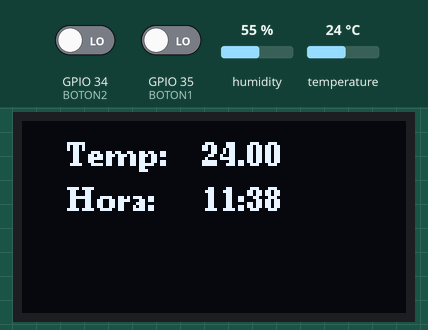
Simulated run of this sketch. Board: ESP32. Parts: 128×64 one-colour display. The inputs (shaded band) are chosen by the test bench; at power-on: GPIO 34 (BOTON2) LOW, GPIO 35 (BOTON1) LOW, humidity 55 %, temperature 24 °C. The local clock reads 2024-03-15 10:24:30 at power-on unless the sketch sets it; what the sketch prints to the serial monitor is not drawn.

Above: at 1.2 s.
1.3 s: GPIO 34 (BOTON2) driven HIGH and GPIO 35 (BOTON1) driven HIGH
Timing chart, 0 to 4.3 s (numbered marks = the images above; inputs shaded):
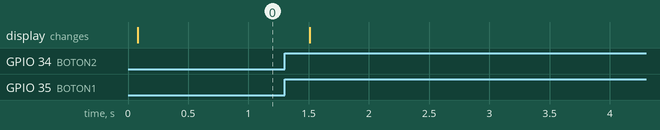

The sketch:

Codigo_St_Reloj.ino
```cpp
//VESSVESSIAN, BAIRROS, KANG, SAGGIORATTO

#include <ESP32Time.h>

#include <U8g2lib.h>
#include <U8x8lib.h>

#include <DHT.h>
#include <DHT_U.h>

#include <Adafruit_Sensor.h>
U8G2_SH1106_128X64_NONAME_F_HW_I2C u8g2(U8G2_R0, /* reset=*/U8X8_PIN_NONE);
void Maquina(float t, int EstadoBoton1, int EstadoBoton2);
#define DHTPIN 23
#define DHTTYPE DHT11
#define P1 200
#define P2 300
#define ESPERA1 400
#define ESPERA2 700
#define SUMAHORA 500
#define SUMAMIN 600
#define BOTON1 35
#define BOTON2 34
int hora;
int minute;
int boton1;
int boton2;
ESP32Time rtc(0);
int estado;
DHT dht(DHTPIN, DHTTYPE);
void setup() {
  Serial.begin(9600);
  rtc.setTime(30, 38, 11, 25, 4, 2025);  //SETEO UNA HORA ESPECIFICA, SEGUNDOS, MINUTOS, HORAS, DIA, MES, AÑO
  Serial.println(F("OLED test"));
  pinMode(BOTON1, INPUT);
  pinMode(BOTON2, INPUT);
  u8g2.begin();              //INICIALIZO EL OLED
  dht.begin();               //INICIALIZO EL SENSOR DE TEMPERATURA
  hora = rtc.getHour();      //ME GUARDO LA HORA QUE ESTABA SETEADA
  minute = rtc.getMinute();  //ME GUARDO LOS MINUTOS QUE ESTABAN SETEADOS
  estado = P1;
}

void loop() {
  float t = dht.readTemperature();
  boton1 = digitalRead(BOTON1);
  boton2 = digitalRead(BOTON2);
  Maquina(t, boton1, boton2);
  delay(100);
}
void Maquina(float t, int EstadoBoton1, int EstadoBoton2) {
  char stringt[6];
  char stringtiempo[10];
  sprintf(stringt, "%.2f", t);  // HAGO QUE LA TEMPERATURA SE PUEDA GUARDAR COMO UN STRING
  switch (estado) {
    case P1:
      sprintf(stringtiempo, "%02d:%02d  ", rtc.getHour(), rtc.getMinute());  //HAGO QUE EL HORARIO SE PUEDA GUARDAR COMO UN STRING TENIENDO LOS DOS VALORES
      u8g2.clearBuffer();                                  //REINICIO EL OLED PARA QUE NO SE VEA NADA
      u8g2.setFont(u8g2_font_ncenB08_tr);                  //LE PONGO UNA FUENTE DE TEXTO Y TAMAÑO, COMO SI FUERA EL COMIC SANS
      u8g2.drawStr(15, 15, "Temp:");
      u8g2.drawStr(60, 15, stringt);  //REPRESENTO LA TEMPERATURA
      u8g2.drawStr(15, 30, "Hora:");
      u8g2.drawStr(60, 30, stringtiempo);  //REPRESENTO EL TIEMPO
      u8g2.sendBuffer();                   //HACE QUE LO QUE GUARDE EN EL OLED SE ENVIE HACIA EL OLED Y SE PUEDA VER
      if (EstadoBoton1 == LOW && EstadoBoton2 == LOW) {
        estado = ESPERA1;
      }
      break;
    case ESPERA1:
      if (EstadoBoton1 == HIGH && EstadoBoton2 == HIGH) {
        estado = P2;
      }
      break;
    case ESPERA2:
      if (EstadoBoton1 == HIGH && EstadoBoton2 == HIGH) {
        estado = P1;
      }
      break;
    case P2:
      sprintf(stringtiempo, "%02d:%02d  ", rtc.getHour(), rtc.getMinute());
      u8g2.clearBuffer();
      u8g2.drawStr(15, 30, "Hora:");
      u8g2.drawStr(60, 30, stringtiempo);  //PONGO EL HORARIO EN EL OLED
      if (EstadoBoton1 == LOW) {
        estado = SUMAHORA;
      }
      if (EstadoBoton2 == LOW) {
        estado = SUMAMIN;
      }
      u8g2.sendBuffer();  //HACE QUE LO QUE GUARDE EN EL OLED SE ENVIE HACIA EL OLED Y SE PUEDA VER
      if (EstadoBoton1 == LOW && EstadoBoton2 == LOW) {
        estado = ESPERA2;
      }
      break;
    case SUMAHORA:
      if (EstadoBoton1 == HIGH) {
        hora = hora + 1;
        if (hora >= 24) {
          hora = 0;
        }
        estado = P2;
      }
      rtc.setTime(0, minute, hora, 25, 4, 2025);
      if (EstadoBoton1 == LOW && EstadoBoton2 == LOW) {
        estado = ESPERA2;
      }
      break;

    case SUMAMIN:
      if (EstadoBoton2 == HIGH) {
        minute = minute + 1;
        if (minute >= 60) {
          minute = 0;
          hora = hora + 1;
        }
        estado = P2;
      }
      rtc.setTime(0, minute, hora, 25, 4, 2025);
      if (EstadoBoton1 == LOW && EstadoBoton2 == LOW) {
        estado = ESPERA2;
      }
      break;
  }
}
```
